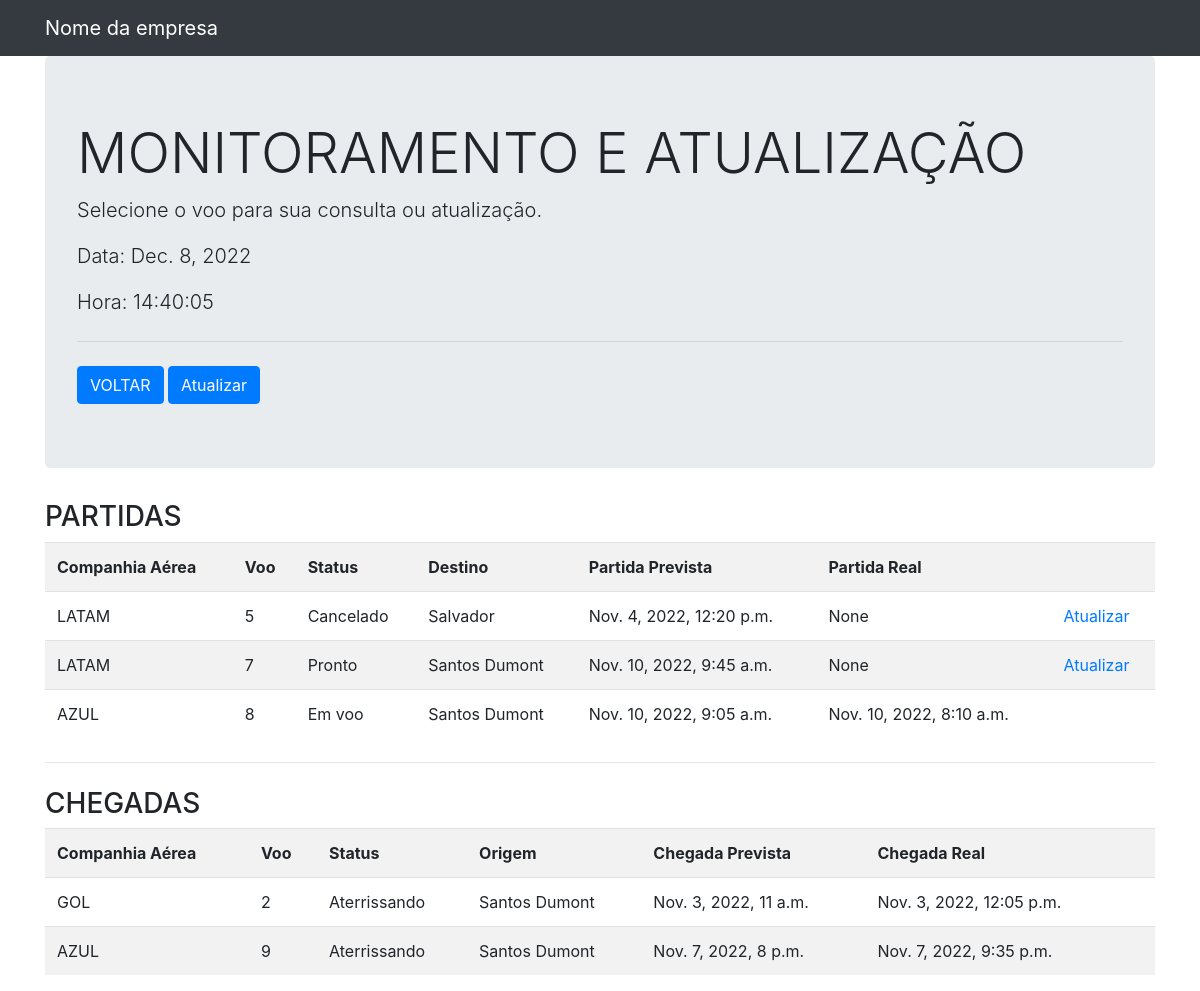
Page /home/2/monitoramento_painel/ on the earlier database version.
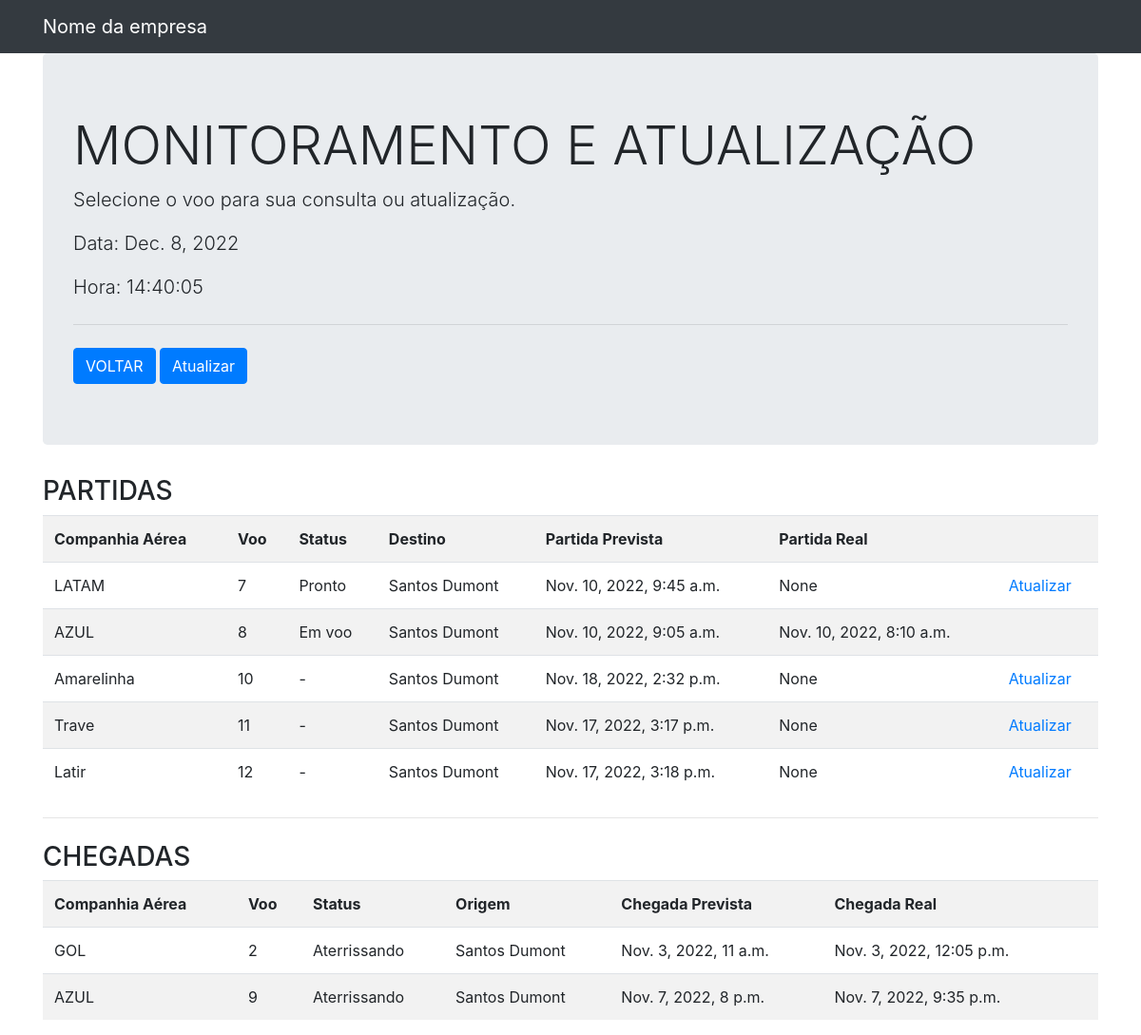
Same page on the later database version.
### flight/models.py (models this page shows)
class VooDinamico(models.Model):
    id = models.AutoField(primary_key=True)
    voo = models.ForeignKey(Voo, on_delete=models.CASCADE, null=False)
    status = models.ForeignKey(StatusVoo, on_delete=models.CASCADE, null=False)
    partida_real = models.DateTimeField(null=True)
    chegada_real = models.DateTimeField(null=True)
    class Meta:
        db_table = 'voo_dinamico'

class Voo(models.Model):
    id = models.AutoField(primary_key=True)
    rota = models.ForeignKey(Rota, on_delete=models.CASCADE, null=False)
    chegada_prevista = models.DateTimeField(null=False)
    partida_prevista = models.DateTimeField(null=False)
    companhia_aerea = models.CharField(max_length=200, null=False)
    class Meta:
        db_table = 'voos'

class StatusVoo(models.Model):
    id = models.AutoField(primary_key=True)
    titulo = models.CharField(max_length=200,null=False)
    class Meta:
        db_table = 'status_voo'

class Rota(models.Model):
    id = models.AutoField(primary_key=True)
    aeroporto_partida = models.CharField(max_length=200, null=False)
    aeroporto_chegada = models.CharField(max_length=200, null=False)
    class Meta:
        db_table = 'rotas'

### flight/views.py (the view)
# urls.py: path('home/2/monitoramento_painel/', views.telaMonitoramentoPainelViews, name = 'painel_monitoracao'),
def telaMonitoramentoPainelViews(request):
    template = loader.get_template('monitoramento_painel.html')
    context = get_flights()
    return HttpResponse(template.render(context, request))

### flight/views.py (called while the page is built)
def get_flights():
    aeroporto = "Guarulhos"
    voos_partidas = VooDinamico.objects.all().filter(voo__rota__aeroporto_partida=aeroporto).exclude(status=8)
    voos_chegadas = VooDinamico.objects.all().filter(voo__rota__aeroporto_chegada=aeroporto, status__gte=7,  status__lte=8)
    date = datetime.date.today()
    tz = pytz.timezone('America/Sao_Paulo')
    now = datetime.datetime.now(tz)
    time = now.strftime("%H:%M:%S")
    context = {
        'voosDinamicosChegadas': voos_chegadas,
        'voosDinamicosPartidas': voos_partidas,
        'time': time,
        'date': date,
    }
    return context

### flight/templates/monitoramento_painel.html (shortened to what this page needs)
{% load static %}
<!DOCTYPE html>
<html lang="en">
<head>
    <link rel="stylesheet" href="{% static 'css/bootstrap.min.css' %}">
    <link rel="stylesheet" href="{% static 'css/all.min.css' %}">
</head>
<body>
    <nav class="navbar navbar-expand-lg navbar-dark bg-dark">
        <div class="container">
            <a class="navbar-brand" href="#">
                Nome da empresa
            </a>
        </div>
    </nav>
    <div class="container">
        <div class="jumbotron">
            <h1 class="display-4">
                MONITORAMENTO E ATUALIZAÇÃO
            </h1>
            <p class="lead">
                Selecione o voo para sua consulta ou atualização.
            </p>
            <p class="lead">
                Data: {{date}}
            </p>
            <p class="lead">
                Hora: {{time}}
            </p>
            <hr class="my-4">
            <input class="btn btn-primary"
                   type="button"
                   value="VOLTAR"
                   onclick="location.href = '../'">
            <button class="btn btn-primary"
                    type="button"
                    onClick="window.location.reload();">
                Atualizar
            </button>
        </div>
    </div>
    <div class="container">
        <h3 class="display-6">
            PARTIDAS
        </h3>
        <table class="table table-striped">
            <tr>
                <th>Companhia Aérea</th>
                <th>Voo</th>
                <th>Status</th>
                <th>Destino</th>
                <th>Partida Prevista</th>
                <th>Partida Real</th>
                <th></th>
            </tr>
            {% for vooDinamico in voosDinamicosPartidas %}
                <tr>
                    <td>{{vooDinamico.voo.companhia_aerea}}</td>
                    <td>{{vooDinamico.voo.id}}</td>
                    <td>{{vooDinamico.status.titulo}}</td>
                    <td>{{vooDinamico.voo.rota.aeroporto_chegada}}</td>
                    <td>{{vooDinamico.voo.partida_prevista}}</td>
                    <td>{{ vooDinamico.partida_real }}</td>
                    <td>
                        {%if vooDinamico.status.titulo != "Em voo" and vooDinamico.status.titulo != "Aterrissando" %}
                        <a href="monitoramento_atualizacao/{{vooDinamico.voo.id}}/">
                            Atualizar
                        </a>
                        {%endif%}
                    </td>
                </tr>
            {% endfor %}
        </table>
        <hr class="my-4">
        <h3 class="display-6">
            CHEGADAS
        </h3>
        <table class="table table-striped">
            <tr>
                <th>Companhia Aérea</th>
                <th>Voo</th>
                <th>Status</th>
                <th>Origem</th>
                <th>Chegada Prevista</th>
                <th>Chegada Real</th>
                <th></th>
            </tr>
            {% for vooDinamico in voosDinamicosChegadas %}
                <tr>
                    <td>{{vooDinamico.voo.companhia_aerea}}</td>
                    <td>{{vooDinamico.voo.id}}</td>
                    <td>{{vooDinamico.status.titulo}}</td>
                    <td>{{vooDinamico.voo.rota.aeroporto_partida}}</td>
                    <td>{{vooDinamico.voo.chegada_prevista}}</td>
                    <td>{{vooDinamico.chegada_real}}</td>
                    <td>
                    </td>
                </tr>
            {% endfor %}
        </table>
    </div>
</body>
</html>

Differences in the rows shown:
no longer on this page (row unchanged): VooDinamico: voo.companhia_aerea "LATAM", voo.id "5", status.titulo "Cancelado", voo.rota.aeroporto_chegada "Salvador", voo.partida_prevista "Nov. 4, 2022, 12:20 p.m.", partida_real "None", shown under "PARTIDAS"
added VooDinamico: voo.companhia_aerea "Amarelinha", voo.id "10", status.titulo "-", voo.rota.aeroporto_chegada "Santos Dumont", voo.partida_prevista "Nov. 18, 2022, 2:32 p.m.", partida_real "None", shown under "PARTIDAS"
added VooDinamico: voo.companhia_aerea "Trave", voo.id "11", status.titulo "-", voo.rota.aeroporto_chegada "Santos Dumont", voo.partida_prevista "Nov. 17, 2022, 3:17 p.m.", partida_real "None", shown under "PARTIDAS"
added VooDinamico: voo.companhia_aerea "Latir", voo.id "12", status.titulo "-", voo.rota.aeroporto_chegada "Santos Dumont", voo.partida_prevista "Nov. 17, 2022, 3:18 p.m.", partida_real "None", shown under "PARTIDAS"
